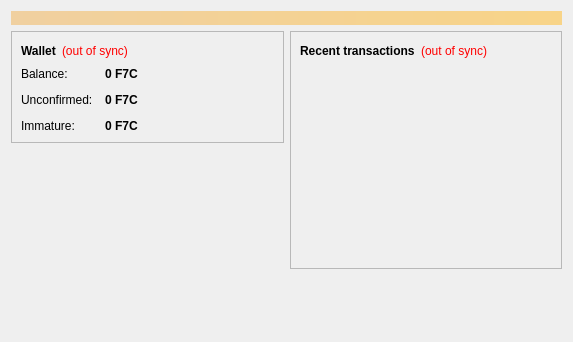
<?xml version="1.0" encoding="UTF-8"?>
<ui version="4.0">
 <class>OverviewPage</class>
 <widget class="QWidget" name="OverviewPage">
  <property name="geometry">
   <rect>
    <x>0</x>
    <y>0</y>
    <width>573</width>
    <height>342</height>
   </rect>
  </property>
  <property name="windowTitle">
   <string>Form</string>
  </property>
  <layout class="QVBoxLayout" name="topLayout">
   <item>
    <widget class="QLabel" name="labelAlerts">
     <property name="visible">
      <bool>false</bool>
     </property>
     <property name="styleSheet">
      <string notr="true">background-color: qlineargradient(x1: 0, y1: 0, x2: 1, y2: 0, stop:0 #F0D0A0, stop:1 #F8D488); color:#000000;</string>
     </property>
     <property name="wordWrap">
      <bool>true</bool>
     </property>
     <property name="margin">
      <number>3</number>
     </property>
    </widget>
   </item>
   <item>
    <layout class="QHBoxLayout" name="horizontalLayout" stretch="1,1">
     <item>
      <layout class="QVBoxLayout" name="verticalLayout_2">
       <item>
        <widget class="QFrame" name="frame">
         <property name="frameShape">
          <enum>QFrame::StyledPanel</enum>
         </property>
         <property name="frameShadow">
          <enum>QFrame::Raised</enum>
         </property>
         <layout class="QVBoxLayout" name="verticalLayout_4">
          <item>
           <layout class="QHBoxLayout" name="horizontalLayout_4">
            <item>
             <widget class="QLabel" name="label_5">
              <property name="font">
               <font>
                <weight>75</weight>
                <bold>true</bold>
               </font>
              </property>
              <property name="text">
               <string>Wallet</string>
              </property>
             </widget>
            </item>
            <item>
             <widget class="QLabel" name="labelWalletStatus">
              <property name="toolTip">
               <string>The displayed information may be out of date. Your wallet automatically synchronizes with the f7coin network after a connection is established, but this process has not completed yet.</string>
              </property>
              <property name="styleSheet">
               <string notr="true">QLabel { color: red; }</string>
              </property>
              <property name="text">
               <string notr="true">(out of sync)</string>
              </property>
              <property name="alignment">
               <set>Qt::AlignLeading|Qt::AlignLeft|Qt::AlignVCenter</set>
              </property>
             </widget>
            </item>
            <item>
             <spacer name="horizontalSpacer_2">
              <property name="orientation">
               <enum>Qt::Horizontal</enum>
              </property>
              <property name="sizeHint" stdset="0">
               <size>
                <width>40</width>
                <height>20</height>
               </size>
              </property>
             </spacer>
            </item>
           </layout>
          </item>
          <item>
           <layout class="QFormLayout" name="formLayout_2">
            <property name="fieldGrowthPolicy">
             <enum>QFormLayout::AllNonFixedFieldsGrow</enum>
            </property>
            <property name="horizontalSpacing">
             <number>12</number>
            </property>
            <property name="verticalSpacing">
             <number>12</number>
            </property>
            <item row="0" column="0">
             <widget class="QLabel" name="label">
              <property name="text">
               <string>Balance:</string>
              </property>
             </widget>
            </item>
            <item row="0" column="1">
             <widget class="QLabel" name="labelBalance">
              <property name="font">
               <font>
                <weight>75</weight>
                <bold>true</bold>
               </font>
              </property>
              <property name="cursor">
               <cursorShape>IBeamCursor</cursorShape>
              </property>
              <property name="toolTip">
               <string>Your current balance</string>
              </property>
              <property name="text">
               <string notr="true">0 F7C</string>
              </property>
              <property name="textInteractionFlags">
               <set>Qt::LinksAccessibleByMouse|Qt::TextSelectableByKeyboard|Qt::TextSelectableByMouse</set>
              </property>
             </widget>
            </item>
            <item row="1" column="0">
             <widget class="QLabel" name="label_3">
              <property name="text">
               <string>Unconfirmed:</string>
              </property>
             </widget>
            </item>
            <item row="1" column="1">
             <widget class="QLabel" name="labelUnconfirmed">
              <property name="font">
               <font>
                <weight>75</weight>
                <bold>true</bold>
               </font>
              </property>
              <property name="cursor">
               <cursorShape>IBeamCursor</cursorShape>
              </property>
              <property name="toolTip">
               <string>Total of transactions that have yet to be confirmed, and do not yet count toward the current balance</string>
              </property>
              <property name="text">
               <string notr="true">0 F7C</string>
              </property>
              <property name="textInteractionFlags">
               <set>Qt::LinksAccessibleByMouse|Qt::TextSelectableByKeyboard|Qt::TextSelectableByMouse</set>
              </property>
             </widget>
            </item>
            <item row="2" column="0">
             <widget class="QLabel" name="labelImmatureText">
              <property name="text">
               <string>Immature:</string>
              </property>
             </widget>
            </item>
            <item row="2" column="1">
             <widget class="QLabel" name="labelImmature">
              <property name="font">
               <font>
                <weight>75</weight>
                <bold>true</bold>
               </font>
              </property>
              <property name="toolTip">
               <string>Mined balance that has not yet matured</string>
              </property>
              <property name="text">
               <string notr="true">0 F7C</string>
              </property>
              <property name="textInteractionFlags">
               <set>Qt::LinksAccessibleByMouse|Qt::TextSelectableByKeyboard|Qt::TextSelectableByMouse</set>
              </property>
             </widget>
            </item>
           </layout>
          </item>
         </layout>
        </widget>
       </item>
       <item>
        <spacer name="verticalSpacer">
         <property name="orientation">
          <enum>Qt::Vertical</enum>
         </property>
         <property name="sizeHint" stdset="0">
          <size>
           <width>20</width>
           <height>40</height>
          </size>
         </property>
        </spacer>
       </item>
      </layout>
     </item>
     <item>
      <layout class="QVBoxLayout" name="verticalLayout_3">
       <item>
        <widget class="QFrame" name="frame_2">
         <property name="frameShape">
          <enum>QFrame::StyledPanel</enum>
         </property>
         <property name="frameShadow">
          <enum>QFrame::Raised</enum>
         </property>
         <layout class="QVBoxLayout" name="verticalLayout">
          <item>
           <layout class="QHBoxLayout" name="horizontalLayout_2">
            <item>
             <widget class="QLabel" name="label_4">
              <property name="text">
               <string>&lt;b&gt;Recent transactions&lt;/b&gt;</string>
              </property>
             </widget>
            </item>
            <item>
             <widget class="QLabel" name="labelTransactionsStatus">
              <property name="toolTip">
               <string>The displayed information may be out of date. Your wallet automatically synchronizes with the f7coin network after a connection is established, but this process has not completed yet.</string>
              </property>
              <property name="styleSheet">
               <string notr="true">QLabel { color: red; }</string>
              </property>
              <property name="text">
               <string notr="true">(out of sync)</string>
              </property>
              <property name="alignment">
               <set>Qt::AlignRight|Qt::AlignTrailing|Qt::AlignVCenter</set>
              </property>
             </widget>
            </item>
            <item>
             <spacer name="horizontalSpacer">
              <property name="orientation">
               <enum>Qt::Horizontal</enum>
              </property>
              <property name="sizeHint" stdset="0">
               <size>
                <width>40</width>
                <height>20</height>
               </size>
              </property>
             </spacer>
            </item>
           </layout>
          </item>
          <item>
           <widget class="QListView" name="listTransactions">
            <property name="styleSheet">
             <string notr="true">QListView { background: transparent; }</string>
            </property>
            <property name="frameShape">
             <enum>QFrame::NoFrame</enum>
            </property>
            <property name="verticalScrollBarPolicy">
             <enum>Qt::ScrollBarAlwaysOff</enum>
            </property>
            <property name="horizontalScrollBarPolicy">
             <enum>Qt::ScrollBarAlwaysOff</enum>
            </property>
            <property name="selectionMode">
             <enum>QAbstractItemView::NoSelection</enum>
            </property>
           </widget>
          </item>
         </layout>
        </widget>
       </item>
       <item>
        <spacer name="verticalSpacer_2">
         <property name="orientation">
          <enum>Qt::Vertical</enum>
         </property>
         <property name="sizeHint" stdset="0">
          <size>
           <width>20</width>
           <height>40</height>
          </size>
         </property>
        </spacer>
       </item>
      </layout>
     </item>
    </layout>
   </item>
  </layout>
 </widget>
 <resources/>
 <connections/>
</ui>
